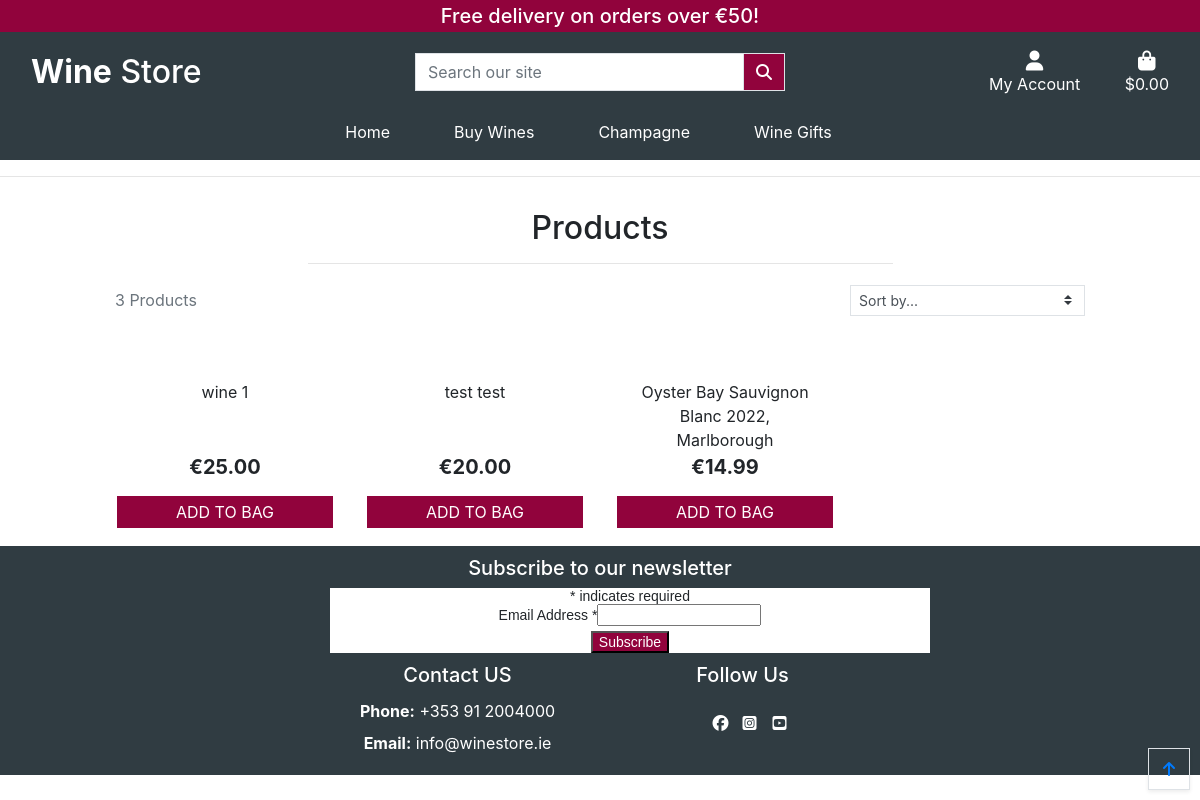
Before: /products/?style=Crisp_Zesty with the older database file.
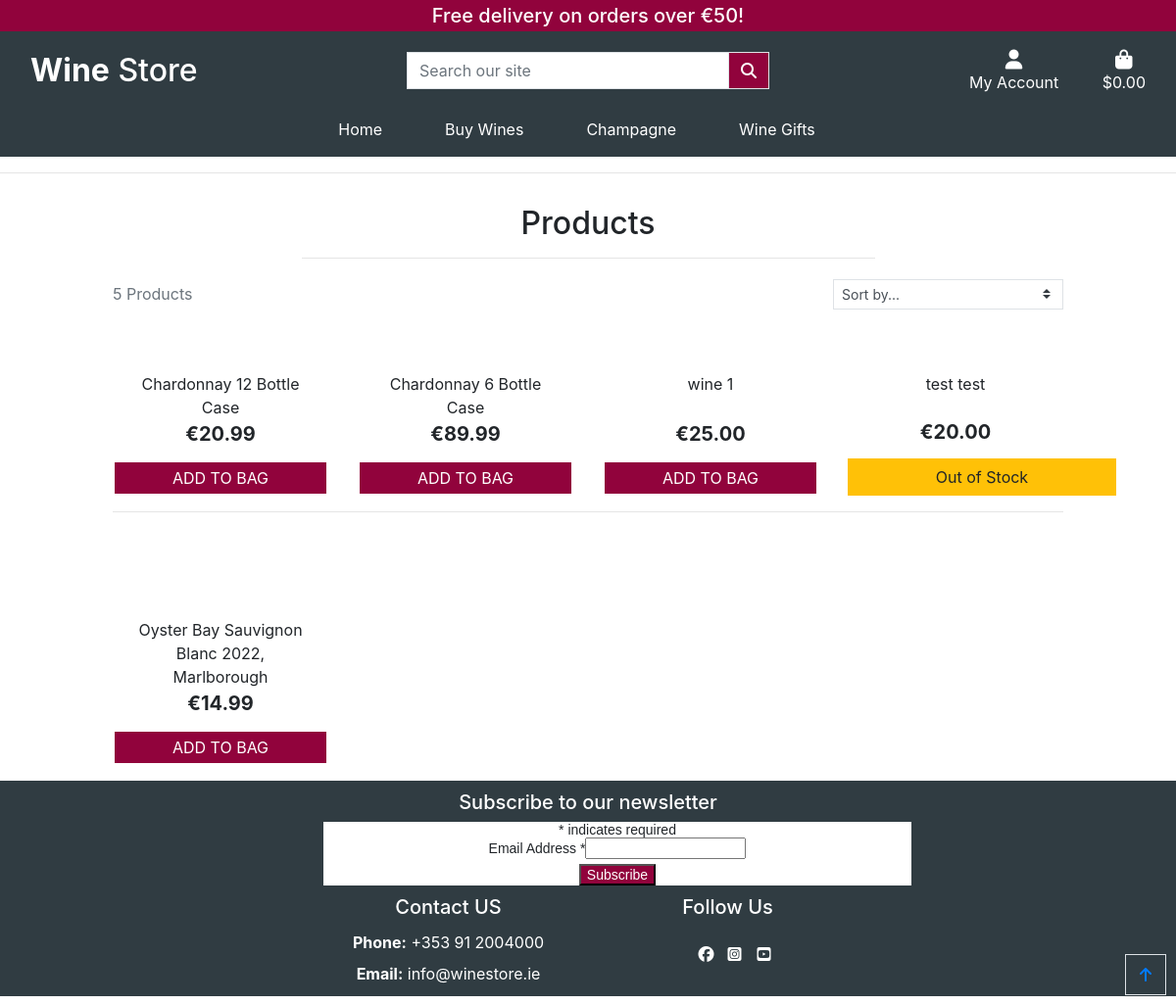
After: the same page with the newer database file.
### products/models.py (models this page shows, shortened)
class Product(models.Model):
    title = models.CharField(max_length = 254)
    description = models.TextField()
    price = models.DecimalField(max_digits=6, decimal_places=2)
    grape = models.ForeignKey('Grape', null=True, blank=True,
                                 on_delete=models.SET_NULL)
    closure = models.ForeignKey('Closure', null=True, blank=True,
                                 on_delete=models.SET_NULL)
    country = CountryField(blank_label='Country *', null=False, blank=False)
    colour = models.ForeignKey('Colour', null=True, blank=True,
                                 on_delete=models.SET_NULL)
    region = models.CharField(max_length = 32)
    style = models.ForeignKey('Style', null=True, blank=True,
                                 on_delete=models.SET_NULL)
    vintage = models.IntegerField(blank=False,
                                  validators=[RegexValidator(regex='^.{4}$',
                                   message='Enter year in YYYY format', code='nomatch')])
    image = models.ImageField(null=True, blank=True)
    image_url = models.URLField(max_length=1024, null=True, blank=True)
    in_stock = models.BooleanField()
    stock_qty = models.IntegerField(null=False, blank=False)
    created = models.DateTimeField(auto_now_add=True)
    sku = models.CharField(max_length=32, unique=True, null=True,editable=False)

### products/views.py (the view, shortened to what this page needs)
# urls.py: path('', views.all_products, name='products'),
def all_products(request):
    products = Product.objects.all().order_by('-created')
    query = None
    colours = None
    styles = None
    grapes = None
    countries = None
    sort = None
    direction = None
    if request.GET:
        if 'country' in request.GET:
            countries = request.GET['country'].split(',')
            products = products.filter(country__name__in=countries)
            countries = Product.objects.filter(name__in=countries)
        if 'colour' in request.GET:
            colours = request.GET['colour'].split(',')
            products = products.filter(colour__name__in=colours)
            colours = Colour.objects.filter(name__in=colours)
        if 'style' in request.GET:
            styles = request.GET['style'].split(',')
            products = products.filter(style__name__in=styles)
            styles = Style.objects.filter(name__in=styles)
            print(styles)
        if 'grape' in request.GET:
            grapes = request.GET['grape'].split(',')
            products = products.filter(grape__name__in=grapes)
            grapes = Grape.objects.filter(name__in=grapes)
        if '6' in request.GET:
            products = products.filter(description__icontains='6-bottle')
        if '12' in request.GET:
            products = products.filter(description__icontains='12-bottle')
        if 'title' in request.GET:
            products = products.filter(description__icontains='Champagne')
    paginator = Paginator(products, 8)
    page_number = request.GET.get("page")
    products = paginator.get_page(page_number)
    current_sorting = f'{sort}_{direction}'
    context = {
            'products': products,
            'search_term': query,
            'current_colours': colours,
            'current_styles': styles,
            'current_grapes': grapes,
            'current_sorting': current_sorting,
        }
    return render(request, 'products/products.html', context)

### coupons/forms.py
class CouponForm(forms.Form):
    code = forms.CharField()

### products/models.py (called while the page is built)
    def __str__(self):
        return self.name

### products/templates/products/products.html (shortened to what this page needs)
{% extends "base.html" %}
{% load static %}
{% block content %}
<div class="overlay"></div>
<div class="container-fluid">
    <div class="row">
        <div class="col text-center mt-3">
            <h2>Products</h2>
            <hr class="w-50 mb-1">
        </div>
    </div>
    <div class="row">
        <div class="product-container col-10 offset-1">
            <div class="row mt-1 mb-2">
                <div class="col-12 col-md-6 my-auto order-md-last d-flex justify-content-center justify-content-md-end">
                    <div class="sort-select-wrapper w-50">
                        <select id="sort-selector" class="custom-select custom-select-sm rounded-0 border border
                        -{% if current_sorting != 'None_None' %}info{% else %}black{% endif %}">
                            <option value="reset" {% if current_sorting == 'None_None' %}selected{% endif %}>Sort by...</option>
                        </select>
                    </div>
                </div>
                <div class="col-12 col-md-6 order-md-first">
                    <p class="text-muted mt-3 text-center text-md-left">
                        {{ products|length }} Products{% if search_term %} found for <strong>"{{ search_term}}"</strong>{% endif %}
                    </p>
                </div>
            </div>
            <div class="row">
                {% for product in products %}
                <div class="col-sm-6 col-md-6 col-lg-4 col-xl-3">
                    <div class="card h-100 border-0">
                        {% if product.image %}
                        <a href="{% url 'product_detail' product.id %}">
                        </a>
                        {% else %}
                        <a href="{% url 'product_detail' product.id %}">
                            <img class="card-img-top img-fluid" src="{{ MEDIA_URL }}noimage.png"
                                alt="{{ product.name }}">
                        </a>
                        {% endif %}
                        <div class="card-body pb-0">
                            <p class="mb-0 text-center">{{ product.title }}</p>
                        </div>
                        <div class="card-footer bg-white pt-0 border-0 text-left">
                            <div class="row">
                                <div class="col">
                                    <p class="lead mb-0 text-left font-weight-bold text-center">€{{ product.price }}</p>
                                </div>
                            </div>
                        </div>
                        <form action="{% url 'add_to_bag' product.id %}" method="POST">
                            {% if product.in_stock %}
                            <input type="submit" class="add-to-bag btn rounded-0 text-uppercase py-1 text-white" value="Add to Bag">
                            {% else %}
                            <input type="text" class="btn btn-warning rounded-0" value="Out of Stock">
                            {% endif %}
                        </form>
                    </div>
                </div>
                {% if forloop.counter|divisibleby:4 %}
                <div class="col-12 d-none d-xl-block mb-5">
                    <hr>
                </div>
                {% endif %}
                {% endfor %}
            </div>
        </div>
    </div>
</div>
<div class="btt-button shadow-sm rounded-0 border border-black">
    <a class="btt-link d-flex h-100">
        <i class="fas fa-arrow-up text-black mx-auto my-auto"></i>
    </a>
</div>
<footer>
    {% include 'includes/footer.html' %}
</footer>
{% endblock %}

Changed rows visible on the page:
added Product: title "Chardonnay 12 Bottle Case", price "20.99"
added Product: title "Chardonnay 6 Bottle Case", price "89.99"
changed Product "test test": value "Add to Bag" → "Out of Stock"
Other visible differences:
{{ products|length }}: "3" → "5"
